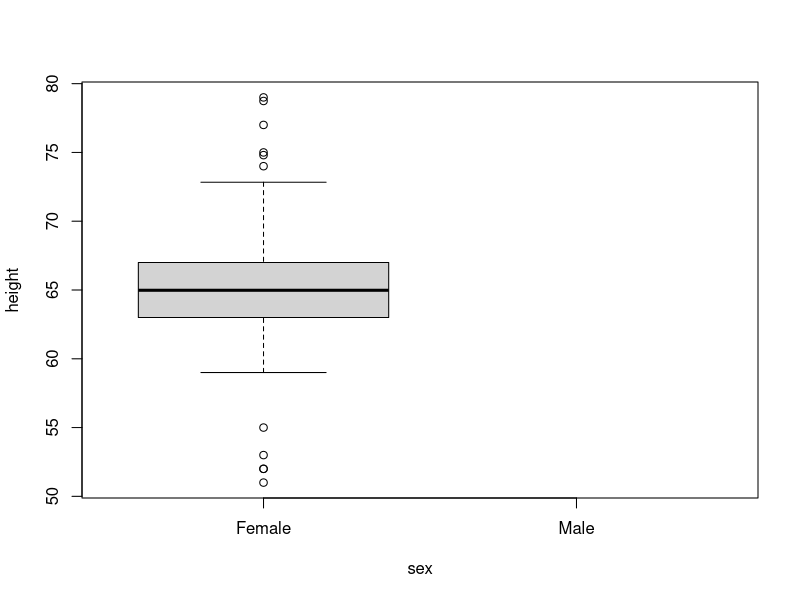
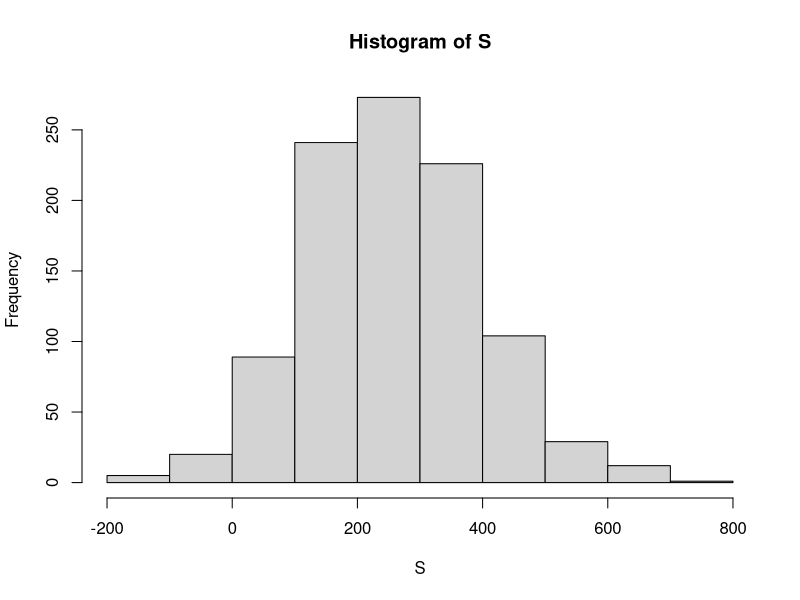
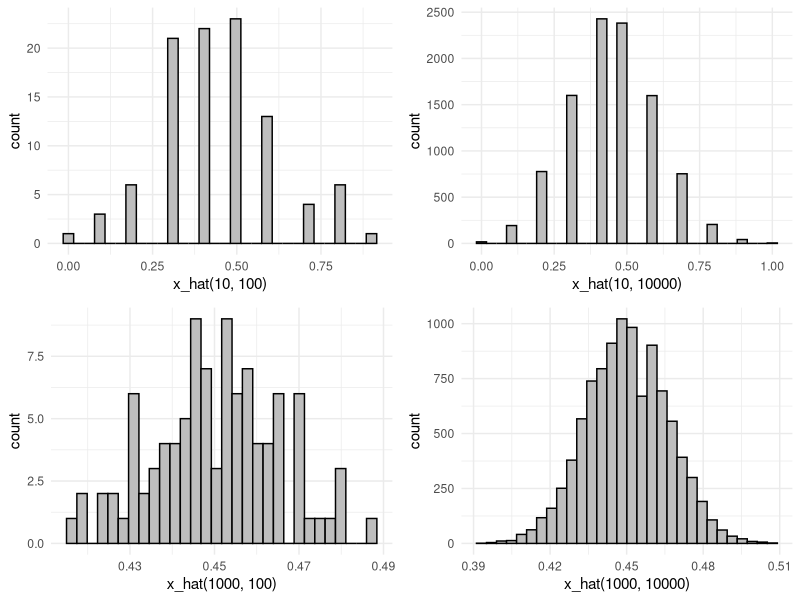

Here is the R script that generated these plots, in order:
## ---- chunk 1
knitr::opts_chunk$set(echo = TRUE)
## ---- chunk 2
# Q1.   From   the   dataset   `heights`   in   the   `dslabs`   package,   please   describe   the distribution   of   male   and   female   heights.   If   you   pick   a   female   at   random,   what   is the   probability   that   she   is   61   inches   or   shorter?

library(tidyverse)
library(dslabs)
data(heights)
h <- heights %>% filter(sex == "Female")

plot(h)

mean((h %>% pull(height)) <= 61)
# 0.1218487

# 박스플롯을 해석해보면 25th percentile과 minimum observation 중간에 61의 값이 위치한 것으로 보아 여성의 키가 61인치보다 같거나 작을 확률이 12% 정도이다라는 해석과 일맥상통한다.
## ---- chunk 3
# Q2.   For   American   Roulette,   there   are   19   reds,   16   blacks   and   3   greens.   The   payout for   winning   on   green   is   15   dollars.   You   create   a   random   variable   that   is   the   sum   of your   winnings   after   betting   on   green   1000   times.   Start   your   code   by   setting   the seed   to   1.   Describe   your   random   variable   (e.g.   the   expected   value,   the   standard error).   Then,   create   a   Monte   Carlo   simulation   that   generates   1,000   outcomes   of   a random   variable,   and   then   describe   your   result.

set.seed(1)

p <- 3/(19+16+3)

S <- replicate(1000, {
 X <- sample(c(15, -1), 1000, replace = TRUE, prob = c(p, 1-p))
 sum(X)
})

1000*(15*p + (-1)*(1-p))
sqrt(1000)*abs(15-(-1))*sqrt(p*(1-p))
# 263.1579
# 136.4366

hist(S)

263.1579-1.96*136.4366
263.1579+1.96*136.4366
# -4.257836
# 530.5736

# S의 그래프에서 repeat size를 늘려 정규분포의 형태에 가까워질 때 그래프의 면적이 95%를 차지하는 구간은 [-4.257836, 530.5736]이다.
## ---- chunk 4
# Q3.   From   the   poll   example,   we   will   create   a   Monte   Carlo   simulation   for   p   =   0.45. You   will   compare   the   sampling   size   (N)   for   10,   1000,   and   the   repeat   size   (B)   for 100,   10000.   So   you   should   have   four   combinations   (10   N   x   100   B,   1000   N   x   100   B, 10   N   x   10000   B,   1000   N   x   10000   B).   Please   describe   your   Monte   Carlo   simulation results,   and   compare   four   combinations.

library(cowplot)

x_hat <- function(N,B) {replicate(B, {
  x <- sample(c(0,1), size = N, replace = TRUE, prob = c(0.55, 0.45))
  mean(x)
})
}

p1a<-as.data.frame(x_hat(10,100)) %>%
ggplot(aes(x_hat(10,100))) + geom_histogram(color = "black", fill = "gray") + theme_minimal()

p1b<-as.data.frame(x_hat(10,10000)) %>%
ggplot(aes(x_hat(10,10000))) + geom_histogram(color = "black", fill = "gray") + theme_minimal()

p2a<-as.data.frame(x_hat(1000,100)) %>%
ggplot(aes(x_hat(1000,100))) + geom_histogram(color = "black", fill = "gray") + theme_minimal()

p2b<-as.data.frame(x_hat(1000,10000)) %>%
ggplot(aes(x_hat(1000,10000))) + geom_histogram(color = "black", fill = "gray") + theme_minimal()

plot_grid(p1a, p1b, p2a, p2b)

# Sampling size(N)가 증가함에 따라 그래프는 더 조밀해진다. Repeat size(B)가 증가함에 따라 그래프는 대칭성을 띄며 정규분포의 형태에 가까워진다.
